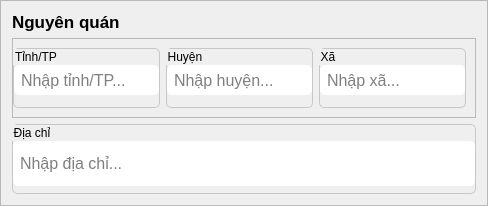
            <widget class="QFrame" name="frame_97">
             <property name="frameShape">
              <enum>QFrame::StyledPanel</enum>
             </property>
             <property name="frameShadow">
              <enum>QFrame::Raised</enum>
             </property>
             <layout class="QVBoxLayout" name="verticalLayout_17">
              <item>
               <widget class="QLabel" name="lbName_8">
                <property name="maximumSize">
                 <size>
                  <width>16777215</width>
                  <height>30</height>
                 </size>
                </property>
                <property name="font">
                 <font>
                  <pointsize>13</pointsize>
                  <weight>75</weight>
                  <bold>true</bold>
                 </font>
                </property>
                <property name="text">
                 <string>Nguyên quán</string>
                </property>
               </widget>
              </item>
              <item>
               <widget class="QFrame" name="frame_98">
                <property name="minimumSize">
                 <size>
                  <width>0</width>
                  <height>80</height>
                 </size>
                </property>
                <property name="maximumSize">
                 <size>
                  <width>16777215</width>
                  <height>16777215</height>
                 </size>
                </property>
                <property name="frameShape">
                 <enum>QFrame::StyledPanel</enum>
                </property>
                <property name="frameShadow">
                 <enum>QFrame::Raised</enum>
                </property>
                <layout class="QHBoxLayout" name="horizontalLayout_19">
                 <property name="leftMargin">
                  <number>0</number>
                 </property>
                 <item>
                  <widget class="QGroupBox" name="groupBox_5">
                   <property name="minimumSize">
                    <size>
                     <width>0</width>
                     <height>60</height>
                    </size>
                   </property>
                   <property name="maximumSize">
                    <size>
                     <width>16777215</width>
                     <height>60</height>
                    </size>
                   </property>
                   <property name="styleSheet">
                    <string notr="true">border: 1px solid rgb(199, 199, 199);
border-radius: 5px;</string>
                   </property>
                   <property name="title">
                    <string>Tỉnh/TP</string>
                   </property>
                   <layout class="QHBoxLayout" name="horizontalLayout_41">
                    <property name="spacing">
                     <number>0</number>
                    </property>
                    <property name="leftMargin">
                     <number>0</number>
                    </property>
                    <property name="topMargin">
                     <number>0</number>
                    </property>
                    <property name="rightMargin">
                     <number>0</number>
                    </property>
                    <property name="bottomMargin">
                     <number>0</number>
                    </property>
                    <item>
                     <widget class="QLineEdit" name="lineEditProvince">
                      <property name="minimumSize">
                       <size>
                        <width>0</width>
                        <height>35</height>
                       </size>
                      </property>
                      <property name="font">
                       <font>
                        <pointsize>12</pointsize>
                        <weight>50</weight>
                        <bold>false</bold>
                       </font>
                      </property>
                      <property name="styleSheet">
                       <string notr="true">padding-left:5px;
border:none;
margin-top:5px;</string>
                      </property>
                      <property name="text">
                       <string/>
                      </property>
                      <property name="placeholderText">
                       <string>Nhập tỉnh/TP...</string>
                      </property>
                     </widget>
                    </item>
                   </layout>
                  </widget>
                 </item>
                 <item>
                  <widget class="QGroupBox" name="groupBox_2">
                   <property name="minimumSize">
                    <size>
                     <width>0</width>
                     <height>60</height>
                    </size>
                   </property>
                   <property name="maximumSize">
                    <size>
                     <width>16777215</width>
                     <height>60</height>
                    </size>
                   </property>
                   <property name="styleSheet">
                    <string notr="true">border: 1px solid rgb(199, 199, 199);
border-radius: 5px;</string>
                   </property>
                   <property name="title">
                    <string>Huyện</string>
                   </property>
                   <layout class="QHBoxLayout" name="horizontalLayout_36">
                    <property name="spacing">
                     <number>0</number>
                    </property>
                    <property name="leftMargin">
                     <number>0</number>
                    </property>
                    <property name="topMargin">
                     <number>0</number>
                    </property>
                    <property name="rightMargin">
                     <number>0</number>
                    </property>
                    <property name="bottomMargin">
                     <number>0</number>
                    </property>
                    <item>
                     <widget class="QLineEdit" name="lineEditDistrict">
                      <property name="minimumSize">
                       <size>
                        <width>0</width>
                        <height>35</height>
                       </size>
                      </property>
                      <property name="font">
                       <font>
                        <pointsize>12</pointsize>
                        <weight>50</weight>
                        <bold>false</bold>
                       </font>
                      </property>
                      <property name="styleSheet">
                       <string notr="true">padding-left:5px;
border:none;
margin-top:5px;</string>
                      </property>
                      <property name="text">
                       <string/>
                      </property>
                      <property name="placeholderText">
                       <string>Nhập huyện...</string>
                      </property>
                     </widget>
                    </item>
                   </layout>
                  </widget>
                 </item>
                 <item>
                  <widget class="QGroupBox" name="groupBox_3">
                   <property name="minimumSize">
                    <size>
                     <width>0</width>
                     <height>60</height>
                    </size>
                   </property>
                   <property name="maximumSize">
                    <size>
                     <width>16777215</width>
                     <height>60</height>
                    </size>
                   </property>
                   <property name="styleSheet">
                    <string notr="true">border: 1px solid rgb(199, 199, 199);
border-radius: 5px;</string>
                   </property>
                   <property name="title">
                    <string>Xã</string>
                   </property>
                   <layout class="QHBoxLayout" name="horizontalLayout_37">
                    <property name="spacing">
                     <number>0</number>
                    </property>
                    <property name="leftMargin">
                     <number>0</number>
                    </property>
                    <property name="topMargin">
                     <number>0</number>
                    </property>
                    <property name="rightMargin">
                     <number>0</number>
                    </property>
                    <property name="bottomMargin">
                     <number>0</number>
                    </property>
                    <item>
                     <widget class="QLineEdit" name="lineEditWards">
                      <property name="minimumSize">
                       <size>
                        <width>0</width>
                        <height>35</height>
                       </size>
                      </property>
                      <property name="font">
                       <font>
                        <pointsize>12</pointsize>
                        <weight>50</weight>
                        <bold>false</bold>
                       </font>
                      </property>
                      <property name="styleSheet">
                       <string notr="true">padding-left:5px;
border:none;
margin-top:5px;</string>
                      </property>
                      <property name="text">
                       <string/>
                      </property>
                      <property name="placeholderText">
                       <string>Nhập xã...</string>
                      </property>
                     </widget>
                    </item>
                   </layout>
                  </widget>
                 </item>
                </layout>
               </widget>
              </item>
              <item>
               <widget class="QGroupBox" name="groupBox_4">
                <property name="minimumSize">
                 <size>
                  <width>0</width>
                  <height>70</height>
                 </size>
                </property>
                <property name="styleSheet">
                 <string notr="true">border: 1px solid rgb(199, 199, 199);
border-radius: 5px;</string>
                </property>
                <property name="title">
                 <string>Địa chỉ</string>
                </property>
                <layout class="QHBoxLayout" name="horizontalLayout_39">
                 <property name="spacing">
                  <number>0</number>
                 </property>
                 <property name="leftMargin">
                  <number>0</number>
                 </property>
                 <property name="topMargin">
                  <number>0</number>
                 </property>
                 <property name="rightMargin">
                  <number>0</number>
                 </property>
                 <property name="bottomMargin">
                  <number>0</number>
                 </property>
                 <item>
                  <widget class="QLineEdit" name="lineEditAddress">
                   <property name="minimumSize">
                    <size>
                     <width>0</width>
                     <height>55</height>
                    </size>
                   </property>
                   <property name="maximumSize">
                    <size>
                     <width>16777215</width>
                     <height>55</height>
                    </size>
                   </property>
                   <property name="font">
                    <font>
                     <pointsize>12</pointsize>
                     <weight>50</weight>
                     <bold>false</bold>
                    </font>
                   </property>
                   <property name="styleSheet">
                    <string notr="true">padding-left:5px;
border:none;
margin-top:10px;</string>
                   </property>
                   <property name="text">
                    <string/>
                   </property>
                   <property name="placeholderText">
                    <string>Nhập địa chỉ...</string>
                   </property>
                  </widget>
                 </item>
                </layout>
               </widget>
              </item>
             </layout>
            </widget>
